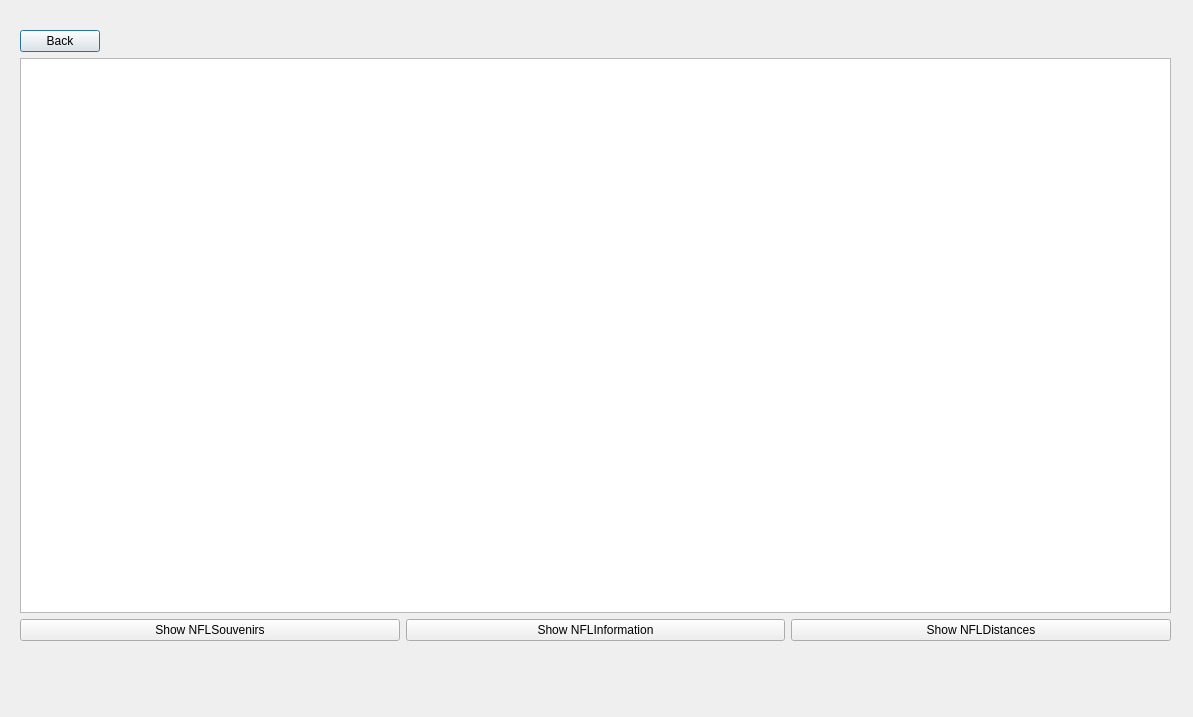
<?xml version="1.0" encoding="UTF-8"?>
<ui version="4.0">
 <class>admin</class>
 <widget class="QDialog" name="admin">
  <property name="geometry">
   <rect>
    <x>0</x>
    <y>0</y>
    <width>1193</width>
    <height>717</height>
   </rect>
  </property>
  <property name="windowTitle">
   <string>Dialog</string>
  </property>
  <widget class="QWidget" name="">
   <property name="geometry">
    <rect>
     <x>20</x>
     <y>30</y>
     <width>1151</width>
     <height>611</height>
    </rect>
   </property>
   <layout class="QVBoxLayout" name="verticalLayout_2">
    <item>
     <layout class="QVBoxLayout" name="verticalLayout">
      <item>
       <layout class="QHBoxLayout" name="horizontalLayout">
        <item>
         <widget class="QPushButton" name="pushButton_back">
          <property name="text">
           <string>Back</string>
          </property>
         </widget>
        </item>
        <item>
         <spacer name="horizontalSpacer">
          <property name="orientation">
           <enum>Qt::Horizontal</enum>
          </property>
          <property name="sizeHint" stdset="0">
           <size>
            <width>40</width>
            <height>20</height>
           </size>
          </property>
         </spacer>
        </item>
       </layout>
      </item>
      <item>
       <widget class="QTableView" name="admin_tableview"/>
      </item>
     </layout>
    </item>
    <item>
     <layout class="QHBoxLayout" name="horizontalLayout_2">
      <item>
       <widget class="QPushButton" name="admin_showNFLSouvenirs">
        <property name="text">
         <string>Show NFLSouvenirs</string>
        </property>
       </widget>
      </item>
      <item>
       <widget class="QPushButton" name="admin_showNFLInfo">
        <property name="text">
         <string>Show NFLInformation</string>
        </property>
       </widget>
      </item>
      <item>
       <widget class="QPushButton" name="admin_showNFLDistances">
        <property name="text">
         <string>Show NFLDistances</string>
        </property>
       </widget>
      </item>
     </layout>
    </item>
   </layout>
  </widget>
 </widget>
 <resources/>
 <connections/>
</ui>
